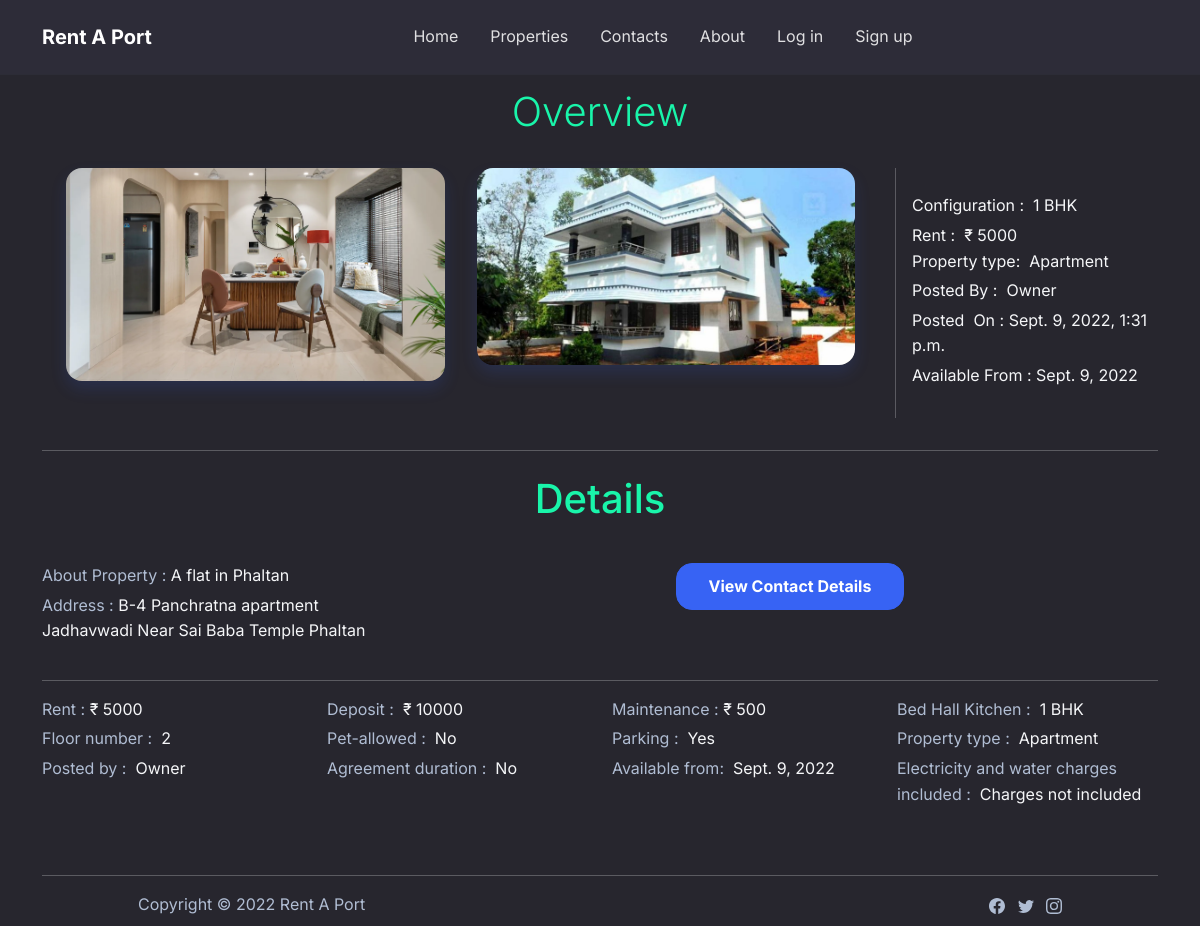
The page /site/2 on the database its author committed.
### rent_a_port/models.py (models this page shows, shortened)
class Site(models.Model):
    show = models.BooleanField(default=False)
    uid = models.IntegerField()
    address = models.CharField(max_length=500)
    Message = models.CharField(max_length=500, default="Empty")
    rent = models.IntegerField()
    deposit = models.IntegerField()
    maintenance = models.IntegerField()
    BHK = models.CharField(max_length=15, default="1 BHK")
    Floor_number = models.CharField(max_length=15, default="Ground floor")
    Pet_allowed = models.CharField(max_length=15, default="No")
    Parking = models.CharField(max_length=15, default="Yes")
    Property_type = models.CharField(max_length=15, default="House")
    Posted_by = models.CharField(max_length=15, default="House")
    Agreement_duration = models.CharField(max_length=15, default="No")
    Electricity_water = models.CharField(max_length=20, default="Charges not included")
    Available_from = models.DateField()
    Posted_on = models.DateTimeField(auto_now_add=True)
    phone = models.IntegerField()
    mail = models.CharField(max_length=50)
    in_img = models.ImageField(upload_to=filepath, null=True)
    out_img = models.ImageField(upload_to=filepath, null=True)

### rent_a_port/views.py (the view)
# urls.py: path('site/<pid>', views.site, name="site"),
def site(request, pid):
    user = request.user
    log_in = False
    if user.is_authenticated:
        log_in = True
    pid = int(pid)
    product = Property.objects.get(id=pid)
    context = {"p": product, "rent": request.get_full_path(), "log_in": log_in}
    return render(request, "property/property.html", context)

### templates/property/property.html (shortened to what this page needs)
{% extends 'base/base.html' %}
{% block body %}
    {% load static %}
    <section class="py-5 mt-4">
        <div class="container">
            <h1 class="display-6 fw-semibold text-center text-success my-3">Overview</h1>
            <div class="row gx-0 gy-0">
                <div class="col-11 col-sm-11 col-md-11 col-lg-8 col-xl-9 col-xxl-9 px-2">
                    <div class="d-lg-flex d-xl-flex d-xxl-flex">
                        <div class="w-100 h-100 m-3"><a href="{{ p.in_img.url }}" target="_blank"><img
                                class="rounded img-fluid shadow w-100 fit-cover" src="{{ p.in_img.url }}"
                                style="max-height: 250px;"/></a></div>
                        <div class="w-100 h-100 m-3"><a href="{{ p.out_img.url }}" target="_blank"><img
                                class="rounded img-fluid shadow w-100 fit-cover" src="{{ p.out_img.url }}"
                                style="max-height: 250px;"/></a></div>
                    </div>
                </div>
                <div class="col-12 col-sm-12 col-md-12 col-lg-4 col-xl-3 col-xxl-3 d-flex ps-lg-3">
                    <div class="m-0 p-0">
                    </div>
                    <div class="d-xl-flex d-xxl-flex align-items-xl-center align-items-xxl-center">
                        <div>
                            <div class="mb-1"><span>Configuration :</span><span>  {{ p.BHK }}</span></div>
                            <div><span>Rent :</span><span>  ₹ {{ p.rent }}</span></div>
                            <div class="mb-1"><span>Property type:  </span><span>{{ p.Property_type }}</span></div>
                            <div class="mb-1"><span>Posted By : </span><span> {{ p.Posted_by }}</span></div>
                            <div class="mb-1"><span>Posted  On : </span><span>{{ p.Posted_on }}</span></div>
                            <div class="mb-1"><span>Available From : </span><span>{{ p.Available_from }}</span></div>
                        </div>
                    </div>
                </div>
            </div>
            <hr class="p-0 mb-0"/>
            <div class="row">
                <div class="col-12 col-sm-12 col-md-12 col-lg-12 col-xl-12 col-xxl-12">
                    <h1 class="fw-semibold text-center text-success my-4">Details</h1>
                </div>
                <div class="col-12 col-sm-12 col-md-12 col-lg-4 col-xl-4 col-xxl-4 my-3">
                    <div class="mb-1"><span class="text-muted">About Property :</span><span> {{ p.Message }}</span>
                    </div>
                    <div class="mb-1"><span class="text-muted">Address :</span><span> {{ p.address }}</span></div>
                </div>
                {% if log_in %}
                    <div class="col-12 col-sm-12 col-md-12 col-lg-4 col-xl-4 col-xxl-4 d-flex justify-content-evenly align-items-xxl-center my-3"
                         id="contacts">
                        <div>
                            <div class="mb-1"><span class="text-muted">Phone Number :</span><span> {{ p.phone }}</span>
                            </div>
                            <div class="mb-1"><span class="text-muted">E-Mail id :</span><span> {{ p.mail }}</span>
                            </div>
                        </div>
                    </div>
                    <div class="col-12 col-sm-12 col-md-12 col-lg-4 col-xl-4 col-xxl-4 d-flex justify-content-evenly align-items-xxl-center my-3"
                         id="appointment">
                        <form  target="_blank"  method="post" action="{% url 'appointment' p.id%}" >{% csrf_token %}
                            <div class="d-flex justify-content-evenly">
                                <input class="border rounded form-control form-control-sm w-75 mx-1 text-black bg-light" name="date_time"
                                       type="datetime-local" required/>
                                <input type="number" value="{{ p.id }}" name="pid" class="d-none" disabled>
                                <textarea
                                        class="form-control form-control-sm form-control rounded-1 w-100 text-black bg-light"
                                        rows="1" name="message" placeholder="Any Message" required minlength="10"
                                        maxlength="500"></textarea>
                            </div>
                            <div class="d-flex justify-content-center">
                                <button class="btn btn-primary btn-sm rounded-1 d-flex justify-content-center mt-1 w-lg-50 w-xl-50 w-xxl-50"
                                   type="submit" style="width: 194.987px;">Set Appointment</button></div>
                        </form>
                    </div>
                {% else %}
                    <div class="col-12 col-sm-12 col-md-12 col-lg-8 col-xl-8 col-xxl-8 text-center my-3"
                         id="C_D_button">
                        <button class="btn btn-primary rounded-1" onclick="Details()" role="button">View
                            Contact Details
                        </button>
                    </div>
                {% endif %}
            </div>
            <hr/>
            <div class="row">
                <div class="col-lg-4 col-xl-3 col-xxl-3">
                    <div class="mb-1"><span class="text-muted">Rent :</span><span> ₹ {{ p.rent }}</span></div>
                    <div class="mb-1"><span class="text-muted">Floor number :</span><span>  {{ p.Floor_number }}</span>
                    </div>
                    <div class="mb-1"><span class="text-muted">Posted by :</span><span>  {{ p.Posted_by }}</span></div>
                </div>
                <div class="col-lg-4 col-xl-3 col-xxl-3">
                    <div class="mb-1"><span class="text-muted">Deposit :</span><span>  ₹ {{ p.deposit }}<br/></span>
                    </div>
                    <div class="mb-1"><span class="text-muted">Pet-allowed :</span><span>  {{ p.Pet_allowed }} </span>
                    </div>
                    <div class="mb-1"><span
                            class="text-muted">Agreement duration :</span><span>  {{ p.Agreement_duration }}</span>
                    </div>
                </div>
                <div class="col-lg-4 col-xl-3 col-xxl-3">
                    <div class="mb-1"><span class="text-muted">Maintenance :</span><span> ₹ {{ p.maintenance }}</span>
                    </div>
                    <div class="mb-1"><span class="text-muted">Parking :</span><span>  {{ p.Parking }}</span></div>
                    <div class="mb-1"><span
                            class="text-muted">Available from:</span><span>  {{ p.Available_from }}</span></div>
                </div>
                <div class="col-lg-4 col-xl-3 col-xxl-3">
                    <div class="mb-1"><span class="text-muted">Bed Hall Kitchen :</span><span>  {{ p.BHK }} </span>
                    </div>
                    <div class="mb-1"><span
                            class="text-muted">Property type :</span><span>  {{ p.Property_type }} </span></div>
                    <div class="mb-1"><span
                            class="text-muted">Electricity and water charges included :</span><span>  {{ p.Electricity_water }} </span>
                    </div>
                </div>
            </div>
        </div>
    </section>
{% endblock body %}

### rows shown on the page
Site: in_img (picture), out_img (picture), BHK "1 BHK", rent "5000", Property_type "Apartment", Posted_by "Owner", Posted_on "Sept. 9, 2022, 1:31 p.m.", Available_from "Sept. 9, 2022", Message "A flat in Phaltan", address "B-4 Panchratna apartment Jadhavwadi Near Sai Baba Temple Phaltan", Floor_number "2", deposit "10000", Pet_allowed "No", Agreement_duration "No", maintenance "500", Parking "Yes", Electricity_water "Charges not included"
